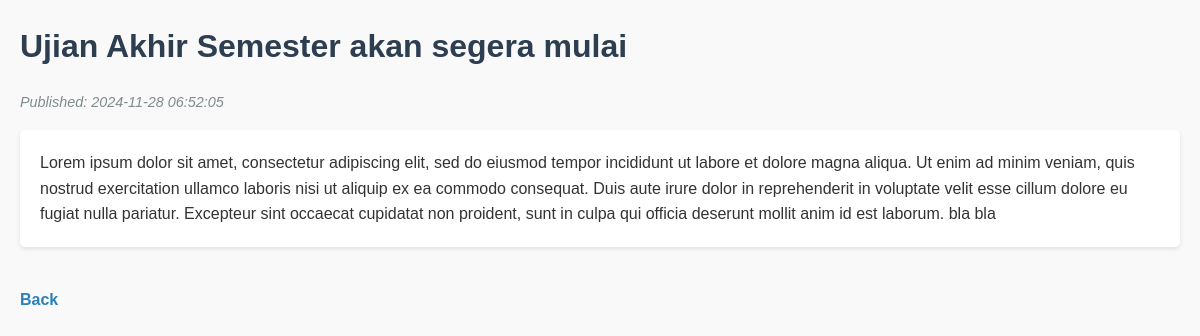
/article.php?id=7, run on the app's committed database.
### tables this page shows
CREATE TABLE `articles` (
  `id` int NOT NULL,
  `title` varchar(255) NOT NULL,
  `content` text NOT NULL,
  `created_at` timestamp NULL DEFAULT CURRENT_TIMESTAMP
);

### article.php (the view, shortened to what this page needs)
<?php
include 'includes/db.php';
$id = (int)$_GET['id'];
$stmt = $conn->prepare("SELECT title, content, created_at FROM articles WHERE id = ?");
$stmt->bind_param("i", $id);
$stmt->execute();
$result = $stmt->get_result();
$article = $result->fetch_assoc();
?>
<!DOCTYPE html>
<html lang="en">
<head>
  <link rel="stylesheet" href="article.css">
</head>
<body>
  <h1><?php echo $article['title']; ?></h1>
  <p><em>Published: <?php echo $article['created_at']; ?></em></p>
  <div>
    <?php echo nl2br($article['content']); ?>
  </div>
  <a href="index.php">Back</a>
</body>
</html>

### article.css (style rules this page uses)
body { font-family: Arial, sans-serif; line-height: 1.6; margin: 20px; background-color: #f9f9f9; color: #333; }
h1 { font-size: 2em; color: #2c3e50; margin-bottom: 10px; }
p em { color: #7f8c8d; font-size: 0.9em; }
div { background-color: #ffffff; padding: 20px; border-radius: 5px; box-shadow: 0 2px 4px rgba(0, 0, 0, 0.1); margin-bottom: 20px; }
a { display: inline-block; margin-top: 20px; text-decoration: none; color: #2980b9; font-weight: bold; }

### data on the page
articles: title "Ujian Akhir Semester akan segera mulai", created_at "2024-11-28 06:52:05", content "Lorem ipsum dolor sit amet, consectetur adipiscing elit, sed do eiusmod tempor incididunt ut labore et dolore magna aliqua. Ut enim ad minim veniam, quis nostrud exercitation ullamco laboris nisi ut aliquip ex ea commodo consequat. Duis aute irure dolor in reprehenderit in voluptate velit esse cillum dolore eu fugiat nulla pariatur. Excepteur sint occaecat cupidatat non proident, sunt in culpa qui officia deserunt mollit anim id est laborum. bla bla"
